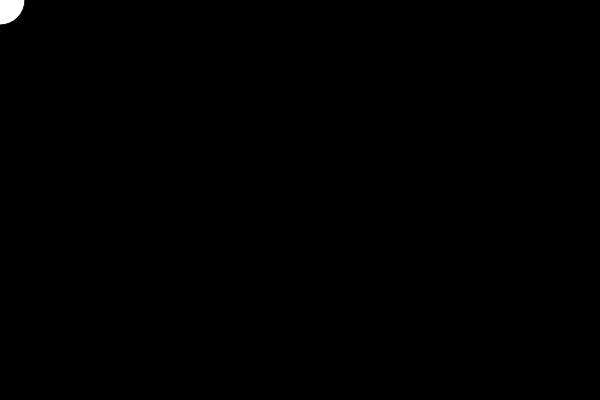
Frame 1 (no input)
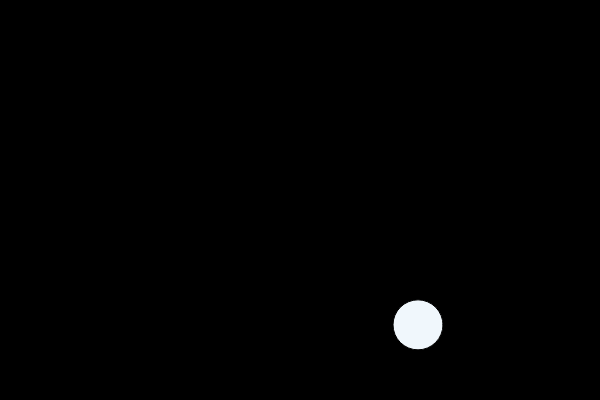
Frame 60 (no input)
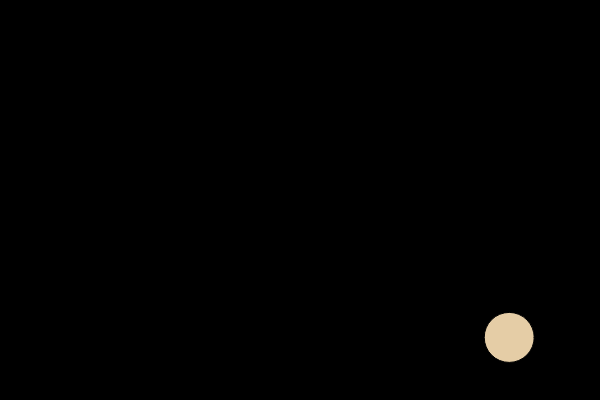
Frame 120 (the mouse pressed at the canvas centre since frame 60)

The p5.js sketch that drew these frames (run headless with seeded random() and noise() and a simulated clock; from frame 60 on, the mouse is pressed at the canvas centre):

// p5.js sketch
// ── sketch.js
//Lesson: Make a lot of variables with your circle
//That change with time
var circ = {
    x: 0,
    y: 0,
    diameter: 50
};
// var circleX = 0;
// var circleY = 0;
var col = {
    red: 255,
    green: 255,
    blue: 255
};
// var RB = 255;
// var GB = 255;
// var BB = 255;

function setup() {
    createCanvas(600, 400);
}

function draw() {
    background(0);
    fill(col.red, col.green, col.blue);
    ellipse(circ.x, circ.y, circ.diameter);
    circ.x = 300 + 250 * sin(millis() / 2000);
    circ.y = 200 + 150 * sin(2 * millis() / 2000);
    col.red = 127 + 127 * sin(millis() / 900);
    col.green = 127 + 127 * sin(millis() / 800);
    col.blue = 127 + 127 * sin(millis() / 700);
}
